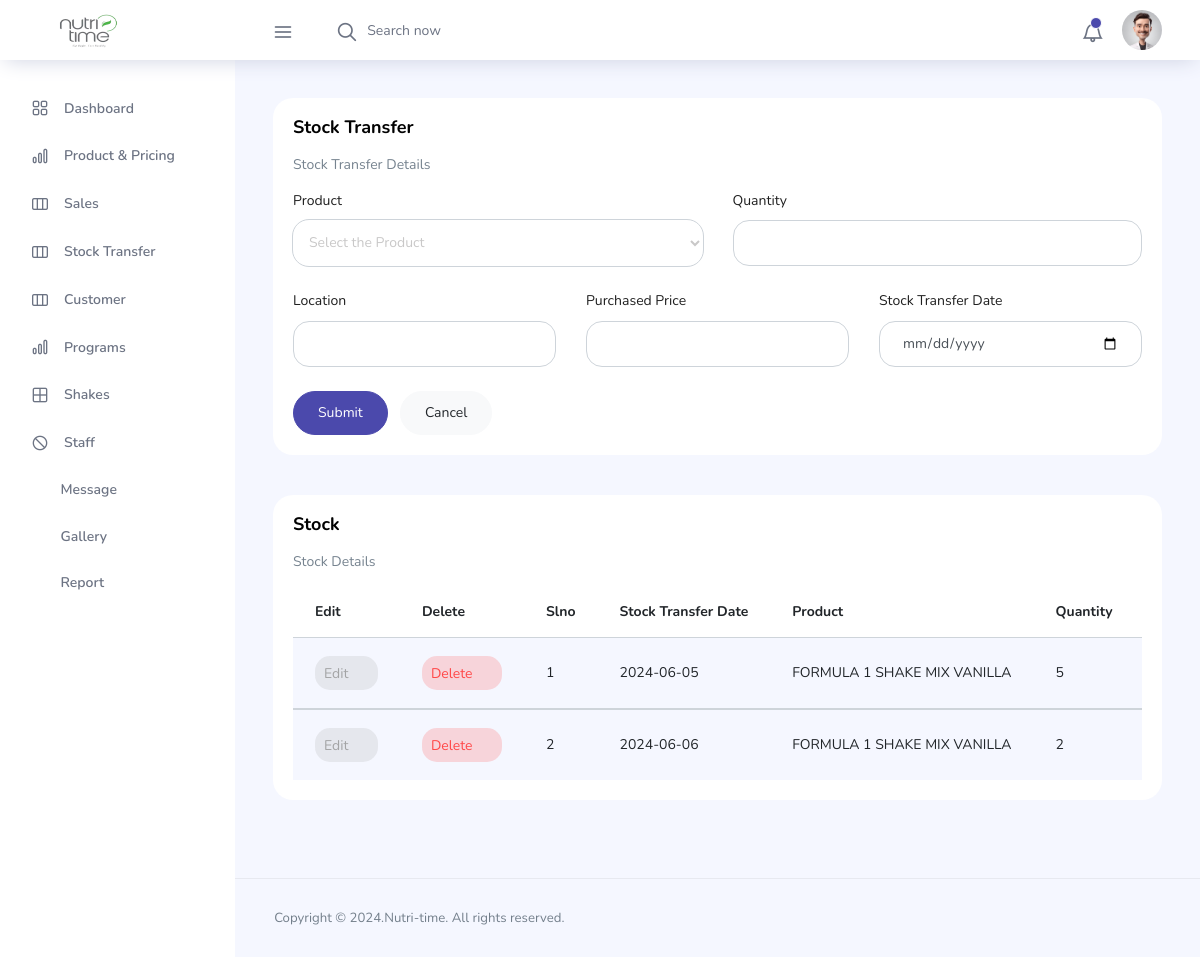
/Admin/pages/admin-stocktrans.php (signed in), run on the app's committed database.
### tables this page shows
CREATE TABLE `stock` (
  `stock_id` int(11) NOT NULL,
  `stock_proid` int(11) NOT NULL,
  `stock_proname` varchar(100) NOT NULL,
  `stock_quantity` varchar(10) NOT NULL,
  `stock_associate` varchar(100) NOT NULL,
  `stock_price` varchar(10) NOT NULL,
  `stock_total` int(50) NOT NULL,
  `stock_date` date NOT NULL DEFAULT current_timestamp()
);

### Admin/pages/admin-stocktrans.php (the view, shortened to what this page needs)
<?php
include './connect.php';
$stoloct1 = $stoqua1 = $sh_raw1 = $sto_id = $stoassoc1 = "";
?>
<!DOCTYPE html>
<html lang="en">
<head>
  <link rel="stylesheet" href="../vendors/feather/feather.css">
  <link rel="stylesheet" href="../vendors/ti-icons/css/themify-icons.css">
  <link rel="stylesheet" href="../css/vertical-layout-light/style.css">
</head>
<body>
  <div class="container-scroller">
    <?php
    include './topbar.php';
    ?>
    <div class="main-panel">
      <div class="content-wrapper">
        <div class="row">
          <div class="col-12 grid-margin stretch-card">
            <div class="card">
              <div class="card-body">
                <h1 class="card-title">Stock Transfer</h1>
                <p class="card-description">Stock Transfer Details</p>
                <form method="post" class="forms-sample" enctype="multipart/form-data">
                  <div class="row">
                    <div class="col-lg-6 col-md col-sm col-12">
                      <div class="form-group">
                        <label>Product</label>
                        <select class="form-control" style="border-radius: 16px;" name="stomaterial" id="stomaterial" onchange="updatePrice()">
                          <option selected>Select the Product</option>
                        </select>
                      </div>
                    </div>
                    <div class="col">
                      <div class="form-group">
                        <label>Quantity</label>
                        <input type="text" class="form-control" style="border-radius: 16px;" name="stoqua" id="stocurqua" value="<?php echo $stoqua1; ?>" required>
                      </div>
                    </div>
                  </div>
                  <div class="row">
                    <div class="col">
                      <div class="form-group">
                        <label>Location</label>
                        <input type="text" class="form-control" style="border-radius: 16px;" name="stoloc" value="<?php echo $stoassoc1; ?>" required>
                      </div>
                    </div>
                    <div class="col">
                      <div class="form-group">
                        <label>Purchased Price</label>
                        <input type="number" class="form-control" style="border-radius: 16px;" name="stopri" id="stopri" value="<?php echo $storpri1; ?>" required>
                      </div>
                    </div>
                    <div class="col">
                      <div class="form-group">
                        <label>Stock Transfer Date</label>
                        <input type="date" class="form-control" style="border-radius: 16px;" name="stodate" value="<?php echo $stodate1; ?>" required>
                      </div>
                    </div>
                  </div>
                  <button type="submit" class="btn btn-primary mr-2 rounded-pill" name="submitsto">Submit</button>
                  <button class="btn btn-light rounded-pill">Cancel</button>
                </form>
              </div>
            </div>
          </div>
        </div>
        <div class="row ">
          <div class="col-lg-12 grid-margin stretch-card">
            <div class="card">
              <div class="card-body">
                <h4 class="card-title">Stock</h4>
                <div class="row">
                  <div class="col-md-9">
                    <p class="card-description">Stock Details</p>
                  </div>
                </div>
                <div class="table-responsive">
                  <table class="table table-striped">
                    <thead>
                      <tr>
                        <th>Edit</th>
                        <th>Delete</th>
                        <th>Slno</th>
                        <th>Stock Transfer Date</th>
                        <th>Product</th>
                        <th>Quantity</th>
                        <th>Remaining Quantity</th>
                      </tr>
                    </thead>
                    <?php
                    $sql = mysqli_query($conn, "SELECT * FROM stock ORDER BY stock_id ");
                    $serialNo = 1;
                    while ($row = mysqli_fetch_assoc($sql)) {
                      $stock_id = $row['stock_id'];
                      $stock_product = $row['stock_proname'];
                      $stock_quan = $row['stock_quantity'];
                      $stock_location = $row['stock_associate'];
                      $stock_date = $row['stock_date'];
                    ?>
                      <tbody>
                        <tr>
                          <td><a href="admin-stocktrans.php?stoid=<?php echo $stock_id; ?>" class="btn btn-inverse-secondary btn-icon-text p-2">Edit<i class="ti-pencil-alt btn-icon-append"></i></a></td>
                          <td><a href="admin-stocktrans.php?stod_id=<?php echo $stock_id; ?>" class="btn btn-inverse-danger btn-icon-text p-2">Delete<i class="ti-trash btn-icon-prepend"></i></a>
                          </td>
                          <td class="py-1"><?php echo $serialNo++; ?></td>
                          <td><?php echo $stock_date; ?></td>
                          <td class="py-1"><?php echo $stock_product; ?></td>
                          <td><?php echo $stock_quan; ?></td>
                          <td><?php echo $stock_location; ?></td>
                        </tr>
                      </tbody>
                    <?php
                    }
                    ?>
                  </table>
                </div>
              </div>
            </div>
          </div>
        </div>
      </div>
      <footer class="footer">
        <div class="d-sm-flex justify-content-center justify-content-sm-between">
          <span class="text-muted text-center text-sm-left d-block d-sm-inline-block">Copyright © 2024.Nutri-time. All rights reserved.</span>
        </div>
      </footer>
    </div>
  </div>
  </div>
</body>
</html>

### data on the page
stock: stock_date "2024-06-05", stock_proname "FORMULA 1 SHAKE MIX VANILLA", stock_quantity "5"
stock: stock_date "2024-06-06", stock_proname "FORMULA 1 SHAKE MIX VANILLA", stock_quantity "2"
